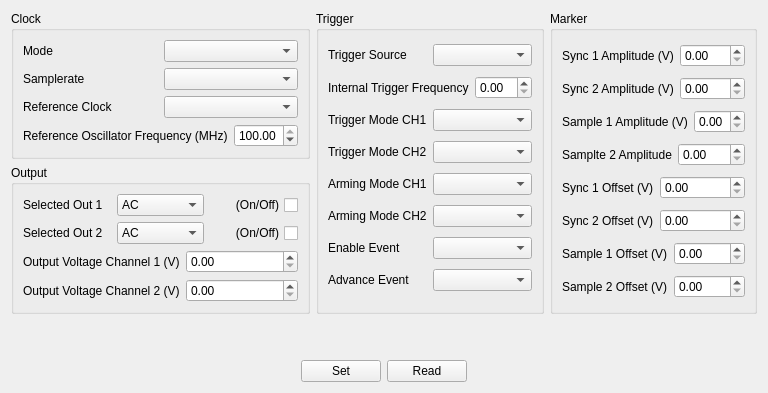
      <widget class="QWidget" name="tabAWG">
       <attribute name="title">
        <string>AWG</string>
       </attribute>
       <layout class="QGridLayout" name="gridLayout_3">
        <item row="3" column="0" colspan="3">
         <layout class="QHBoxLayout" name="horizontalLayout_44">
          <item>
           <spacer name="horizontalSpacer_5">
            <property name="orientation">
             <enum>Qt::Horizontal</enum>
            </property>
            <property name="sizeHint" stdset="0">
             <size>
              <width>40</width>
              <height>20</height>
             </size>
            </property>
           </spacer>
          </item>
          <item>
           <widget class="QPushButton" name="pB_AWGSet">
            <property name="text">
             <string>Set</string>
            </property>
           </widget>
          </item>
          <item>
           <widget class="QPushButton" name="pB_AWGRead">
            <property name="text">
             <string>Read</string>
            </property>
           </widget>
          </item>
          <item>
           <spacer name="horizontalSpacer_6">
            <property name="orientation">
             <enum>Qt::Horizontal</enum>
            </property>
            <property name="sizeHint" stdset="0">
             <size>
              <width>40</width>
              <height>20</height>
             </size>
            </property>
           </spacer>
          </item>
         </layout>
        </item>
        <item row="0" column="0">
         <widget class="QGroupBox" name="groupBox_12">
          <property name="title">
           <string>Clock</string>
          </property>
          <layout class="QVBoxLayout" name="verticalLayout_19">
           <item>
            <layout class="QHBoxLayout" name="horizontalLayout_19">
             <item>
              <widget class="QLabel" name="label_10">
               <property name="text">
                <string>Mode</string>
               </property>
              </widget>
             </item>
             <item>
              <widget class="QComboBox" name="coB_AWGCurrentMode"/>
             </item>
            </layout>
           </item>
           <item>
            <layout class="QHBoxLayout" name="horizontalLayout_14">
             <item>
              <widget class="QLabel" name="label_3">
               <property name="text">
                <string>Samplerate</string>
               </property>
              </widget>
             </item>
             <item>
              <widget class="QComboBox" name="coB_AWGSamplerate"/>
             </item>
            </layout>
           </item>
           <item>
            <layout class="QHBoxLayout" name="horizontalLayout_45">
             <item>
              <widget class="QLabel" name="label_30">
               <property name="text">
                <string>Reference Clock</string>
               </property>
              </widget>
             </item>
             <item>
              <widget class="QComboBox" name="coB_AWGReferenceClock"/>
             </item>
            </layout>
           </item>
           <item>
            <layout class="QHBoxLayout" name="horizontalLayout_52">
             <item>
              <widget class="QLabel" name="label_37">
               <property name="text">
                <string>Reference Oscillator Frequency (MHz)</string>
               </property>
              </widget>
             </item>
             <item>
              <widget class="QDoubleSpinBox" name="dSB_AWGOscillatorFrequency">
               <property name="maximum">
                <double>100.000000000000000</double>
               </property>
               <property name="value">
                <double>100.000000000000000</double>
               </property>
              </widget>
             </item>
            </layout>
           </item>
          </layout>
         </widget>
        </item>
        <item row="0" column="1" rowspan="2">
         <widget class="QGroupBox" name="groupBox_3">
          <property name="title">
           <string>Trigger </string>
          </property>
          <layout class="QVBoxLayout" name="verticalLayout_18">
           <item>
            <layout class="QHBoxLayout" name="horizontalLayout_17">
             <item>
              <widget class="QLabel" name="label_8">
               <property name="text">
                <string>Trigger Source</string>
               </property>
              </widget>
             </item>
             <item>
              <widget class="QComboBox" name="coB_AWGTriggerSource"/>
             </item>
            </layout>
           </item>
           <item>
            <layout class="QHBoxLayout" name="horizontalLayout_18">
             <item>
              <widget class="QLabel" name="label_9">
               <property name="text">
                <string>Internal Trigger Frequency</string>
               </property>
              </widget>
             </item>
             <item>
              <widget class="QDoubleSpinBox" name="dSB_AWGTriggerFrequency"/>
             </item>
            </layout>
           </item>
           <item>
            <layout class="QHBoxLayout" name="horizontalLayout_48">
             <item>
              <widget class="QLabel" name="label_33">
               <property name="text">
                <string>Trigger Mode CH1</string>
               </property>
              </widget>
             </item>
             <item>
              <widget class="QComboBox" name="coB_AWGTriggerModeCH1"/>
             </item>
            </layout>
           </item>
           <item>
            <layout class="QHBoxLayout" name="horizontalLayout_49">
             <item>
              <widget class="QLabel" name="label_34">
               <property name="text">
                <string>Trigger Mode CH2</string>
               </property>
              </widget>
             </item>
             <item>
              <widget class="QComboBox" name="coB_AWGTriggerModeCH2"/>
             </item>
            </layout>
           </item>
           <item>
            <layout class="QHBoxLayout" name="horizontalLayout_50">
             <item>
              <widget class="QLabel" name="label_35">
               <property name="text">
                <string>Arming Mode CH1</string>
               </property>
              </widget>
             </item>
             <item>
              <widget class="QComboBox" name="coB_AWGArmingModeCH1"/>
             </item>
            </layout>
           </item>
           <item>
            <layout class="QHBoxLayout" name="horizontalLayout_51">
             <item>
              <widget class="QLabel" name="label_36">
               <property name="text">
                <string>Arming Mode CH2</string>
               </property>
              </widget>
             </item>
             <item>
              <widget class="QComboBox" name="coB_AWGArmingModeCH2"/>
             </item>
            </layout>
           </item>
           <item>
            <layout class="QHBoxLayout" name="horizontalLayout_61">
             <item>
              <widget class="QLabel" name="label_46">
               <property name="text">
                <string>Enable Event</string>
               </property>
              </widget>
             </item>
             <item>
              <widget class="QComboBox" name="coB_AWGEnableEvent"/>
             </item>
            </layout>
           </item>
           <item>
            <layout class="QHBoxLayout" name="horizontalLayout_62">
             <item>
              <widget class="QLabel" name="label_47">
               <property name="text">
                <string>Advance Event</string>
               </property>
              </widget>
             </item>
             <item>
              <widget class="QComboBox" name="coB_AWGAdvanceEvent"/>
             </item>
            </layout>
           </item>
          </layout>
         </widget>
        </item>
        <item row="0" column="2" rowspan="2">
         <widget class="QGroupBox" name="groupBox_13">
          <property name="title">
           <string>Marker</string>
          </property>
          <layout class="QVBoxLayout" name="verticalLayout_20">
           <item>
            <layout class="QHBoxLayout" name="horizontalLayout_56">
             <item>
              <widget class="QLabel" name="label_41">
               <property name="text">
                <string>Sync 1 Amplitude (V)</string>
               </property>
              </widget>
             </item>
             <item>
              <widget class="QDoubleSpinBox" name="dSB_AWGSync1Amplitude">
               <property name="maximum">
                <double>5.000000000000000</double>
               </property>
              </widget>
             </item>
            </layout>
           </item>
           <item>
            <layout class="QHBoxLayout" name="horizontalLayout_53">
             <item>
              <widget class="QLabel" name="label_38">
               <property name="text">
                <string>Sync 2 Amplitude (V)</string>
               </property>
              </widget>
             </item>
             <item>
              <widget class="QDoubleSpinBox" name="dSB_AWGSync2Amplitude">
               <property name="maximum">
                <double>5.000000000000000</double>
               </property>
              </widget>
             </item>
            </layout>
           </item>
           <item>
            <layout class="QHBoxLayout" name="horizontalLayout_55">
             <item>
              <widget class="QLabel" name="label_40">
               <property name="text">
                <string>Sample 1 Amplitude (V)</string>
               </property>
              </widget>
             </item>
             <item>
              <widget class="QDoubleSpinBox" name="dSB_AWGSample1Amplitude">
               <property name="maximum">
                <double>5.000000000000000</double>
               </property>
              </widget>
             </item>
            </layout>
           </item>
           <item>
            <layout class="QHBoxLayout" name="horizontalLayout_54">
             <item>
              <widget class="QLabel" name="label_39">
               <property name="text">
                <string>Samplte 2 Amplitude</string>
               </property>
              </widget>
             </item>
             <item>
              <widget class="QDoubleSpinBox" name="dSB_AWGSample2Amplitude">
               <property name="maximum">
                <double>5.000000000000000</double>
               </property>
              </widget>
             </item>
            </layout>
           </item>
           <item>
            <layout class="QHBoxLayout" name="horizontalLayout_60">
             <item>
              <widget class="QLabel" name="label_45">
               <property name="text">
                <string>Sync 1 Offset (V)</string>
               </property>
              </widget>
             </item>
             <item>
              <widget class="QDoubleSpinBox" name="dSB_AWGSync1Offset">
               <property name="maximum">
                <double>2.500000000000000</double>
               </property>
              </widget>
             </item>
            </layout>
           </item>
           <item>
            <layout class="QHBoxLayout" name="horizontalLayout_58">
             <item>
              <widget class="QLabel" name="label_43">
               <property name="text">
                <string>Sync 2 Offset (V)</string>
               </property>
              </widget>
             </item>
             <item>
              <widget class="QDoubleSpinBox" name="dSB_AWGSync2Offset">
               <property name="maximum">
                <double>2.500000000000000</double>
               </property>
              </widget>
             </item>
            </layout>
           </item>
           <item>
            <layout class="QHBoxLayout" name="horizontalLayout_57">
             <item>
              <widget class="QLabel" name="label_42">
               <property name="text">
                <string>Sample 1 Offset (V)</string>
               </property>
              </widget>
             </item>
             <item>
              <widget class="QDoubleSpinBox" name="dSB_AWGSample1Offset">
               <property name="maximum">
                <double>2.500000000000000</double>
               </property>
              </widget>
             </item>
            </layout>
           </item>
           <item>
            <layout class="QHBoxLayout" name="horizontalLayout_59">
             <item>
              <widget class="QLabel" name="label_44">
               <property name="text">
                <string>Sample 2 Offset (V)</string>
               </property>
              </widget>
             </item>
             <item>
              <widget class="QDoubleSpinBox" name="dSB_AWGSample2Offset">
               <property name="maximum">
                <double>2.500000000000000</double>
               </property>
              </widget>
             </item>
            </layout>
           </item>
          </layout>
         </widget>
        </item>
        <item row="1" column="0">
         <widget class="QGroupBox" name="groupBox_11">
          <property name="title">
           <string>Output</string>
          </property>
          <layout class="QVBoxLayout" name="verticalLayout_17">
           <item>
            <layout class="QHBoxLayout" name="horizontalLayout_46">
             <item>
              <widget class="QLabel" name="label_31">
               <property name="text">
                <string>Selected Out 1</string>
               </property>
              </widget>
             </item>
             <item>
              <widget class="QComboBox" name="coB_AWGSelectedOutCH1">
               <item>
                <property name="text">
                 <string>AC</string>
                </property>
               </item>
               <item>
                <property name="text">
                 <string>DC</string>
                </property>
               </item>
              </widget>
             </item>
             <item>
              <widget class="QCheckBox" name="cB_AWGOutput1On">
               <property name="layoutDirection">
                <enum>Qt::RightToLeft</enum>
               </property>
               <property name="text">
                <string>(On/Off)</string>
               </property>
              </widget>
             </item>
            </layout>
           </item>
           <item>
            <layout class="QHBoxLayout" name="horizontalLayout_47">
             <item>
              <widget class="QLabel" name="label_32">
               <property name="text">
                <string>Selected Out 2</string>
               </property>
              </widget>
             </item>
             <item>
              <widget class="QComboBox" name="coB_AWGSelectedOutCH2">
               <item>
                <property name="text">
                 <string>AC</string>
                </property>
               </item>
               <item>
                <property name="text">
                 <string>DC</string>
                </property>
               </item>
              </widget>
             </item>
             <item>
              <widget class="QCheckBox" name="cB_AWGOutput2On">
               <property name="layoutDirection">
                <enum>Qt::RightToLeft</enum>
               </property>
               <property name="text">
                <string>(On/Off)</string>
               </property>
              </widget>
             </item>
            </layout>
           </item>
           <item>
            <layout class="QHBoxLayout" name="horizontalLayout_15">
             <item>
              <widget class="QLabel" name="label_4">
               <property name="text">
                <string>Output Voltage Channel 1 (V)</string>
               </property>
              </widget>
             </item>
             <item>
              <widget class="QDoubleSpinBox" name="dSB_AWGOutputVoltageCH1">
               <property name="maximum">
                <double>2.000000000000000</double>
               </property>
              </widget>
             </item>
            </layout>
           </item>
           <item>
            <layout class="QHBoxLayout" name="horizontalLayout_16">
             <item>
              <widget class="QLabel" name="label_7">
               <property name="text">
                <string>Output Voltage Channel 2 (V)</string>
               </property>
              </widget>
             </item>
             <item>
              <widget class="QDoubleSpinBox" name="dSB_AWGOutputVoltageCH2">
               <property name="maximum">
                <double>2.000000000000000</double>
               </property>
              </widget>
             </item>
            </layout>
           </item>
          </layout>
         </widget>
        </item>
        <item row="2" column="0">
         <spacer name="verticalSpacer_8">
          <property name="orientation">
           <enum>Qt::Vertical</enum>
          </property>
          <property name="sizeHint" stdset="0">
           <size>
            <width>20</width>
            <height>40</height>
           </size>
          </property>
         </spacer>
        </item>
       </layout>
      </widget>
